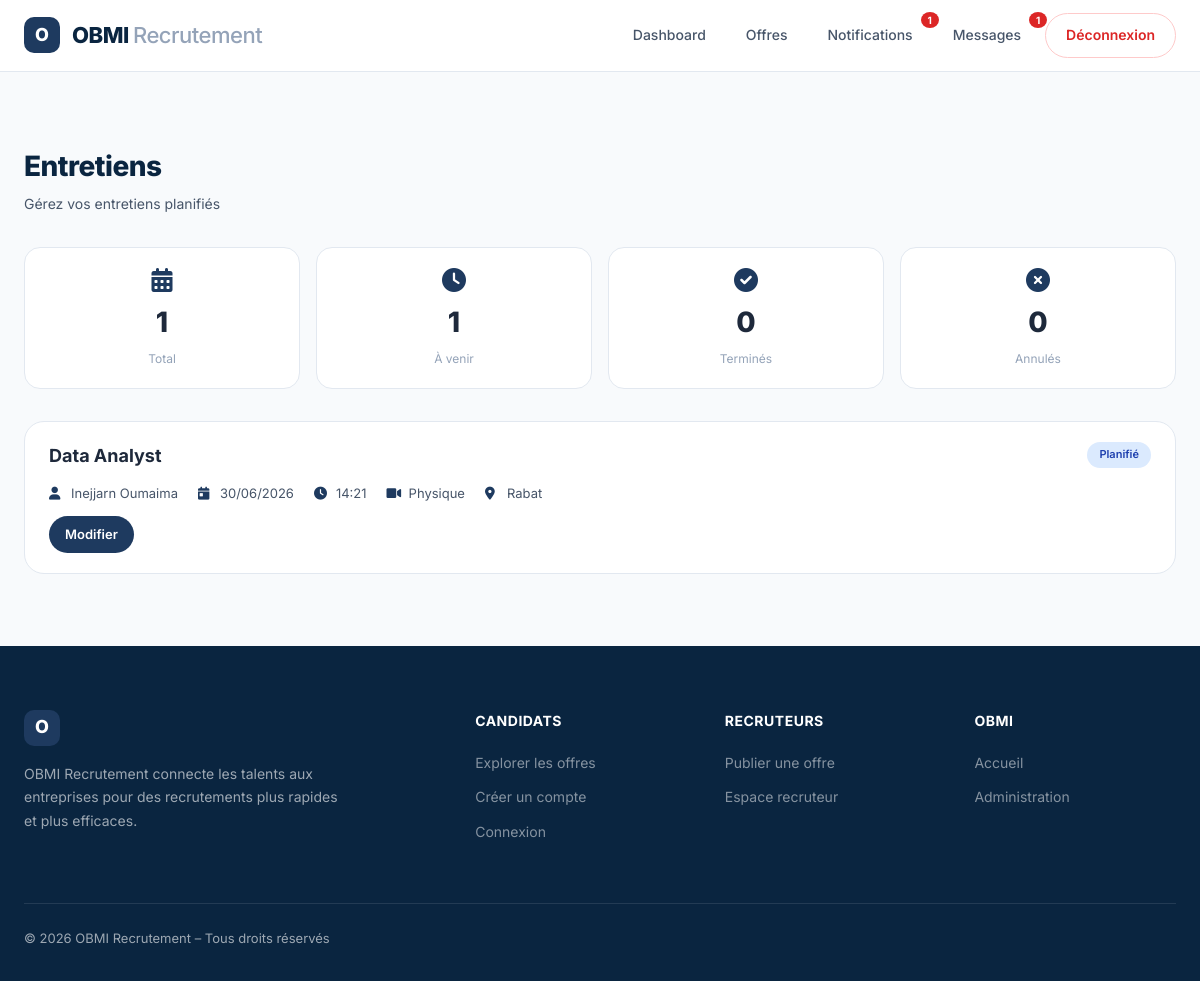
/entretiens/ (signed in), run on the app's committed database.
### candidature/models.py (models this page shows, shortened)
class Entretien(models.Model):
    TYPE_CHOICES = [
        ('physique', 'Physique'),
        ('visio', 'Visio'),
        ('telephone', 'Téléphone'),
    ]
    STATUT_CHOICES = [
        ('planifie', 'Planifié'),
        ('modifie', 'Modifié'),
        ('annule', 'Annulé'),
    ]
    date = models.DateField()
    heure = models.CharField(max_length=10)
    lieu = models.CharField(max_length=200)
    type = models.CharField(max_length=20, choices=TYPE_CHOICES)
    statut = models.CharField(max_length=20, choices=STATUT_CHOICES, default='planifie')
    notes = models.TextField(blank=True)
    candidature = models.OneToOneField(Candidature, on_delete=models.CASCADE, related_name='entretien')

class Candidature(models.Model):
    candidat = models.ForeignKey(Candidat, on_delete=models.CASCADE, related_name='candidatures')
    offre = models.ForeignKey(Offre, on_delete=models.CASCADE, related_name='candidatures')
    datePostulation = models.DateTimeField(auto_now_add=True)
    statut = models.ForeignKey(StatutCandidature, on_delete=models.SET_NULL, null=True)
    note_evaluation = models.IntegerField(null=True, blank=True)      # ← 1-5 étoiles
    commentaire_recruteur = models.TextField(blank=True, null=True)
    lettre_motivation = models.TextField(blank=True, null=True)

class Offre(models.Model):
    CONTRAT_CHOICES = [
        ('CDI', 'CDI'),
        ('CDD', 'CDD'),
        ('Stage', 'Stage'),
        ('Alternance', 'Alternance'),
    ]
    titre = models.CharField(max_length=200)
    description = models.TextField()
    lieu = models.CharField(max_length=100)
    type_contrat = models.CharField(max_length=20, choices=CONTRAT_CHOICES, default='CDI')
    datePublication = models.DateTimeField(auto_now_add=True)
    date_expiration = models.DateField(null=True, blank=True)
    recruteur = models.ForeignKey(Recruteur, on_delete=models.CASCADE, related_name='offres')

class Candidat(models.Model):
    utilisateur = models.OneToOneField(Utilisateur, on_delete=models.CASCADE, related_name='candidat_profil')
    cv = models.FileField(upload_to='cv/', blank=True, null=True)
    profil = models.TextField(blank=True)
    telephone = models.CharField(max_length=20, blank=True)
    date_naissance = models.DateField(null=True, blank=True)    # ← AJOUTE
    ville = models.CharField(max_length=100, blank=True)

class Utilisateur(AbstractUser):
    ROLE_CHOICES = [
        ('candidat', 'Candidat'),
        ('recruteur', 'Recruteur'),
        ('admin', 'Administrateur'),
    ]
    nom = models.CharField(max_length=100)
    prenom = models.CharField(max_length=100)
    email = models.EmailField(unique=True)
    motDePasse = models.CharField(max_length=128)
    dateCreation = models.DateTimeField(auto_now_add=True)
    statut = models.CharField(max_length=50, default='actif')
    role = models.CharField(max_length=20, choices=ROLE_CHOICES, default='candidat')
    photo = models.ImageField(upload_to='photos/', blank=True, null=True)

### candidature/views.py (the view)
# urls.py: path('entretiens/', views.entretiens, name='entretiens'),
@login_required
def entretiens(request):
    user = request.user
    if user.role == 'candidat':
        try:
            candidat = Candidat.objects.get(utilisateur=user)
            entretiens_list = Entretien.objects.filter(
                candidature__candidat=candidat
            ).order_by('date', 'heure')
        except Candidat.DoesNotExist:
            entretiens_list = []
    elif user.role == 'recruteur':
        try:
            recruteur = Recruteur.objects.get(utilisateur=user)
            entretiens_list = Entretien.objects.filter(
                candidature__offre__recruteur=recruteur
            ).order_by('date', 'heure')
        except Recruteur.DoesNotExist:
            entretiens_list = []
    else:
        entretiens_list = []
    now = date.today()
    upcoming_count = entretiens_list.filter(date__gte=now, statut__in=['planifie', 'modifie']).count()
    done_count = entretiens_list.filter(date__lt=now, statut__in=['planifie', 'modifie']).count()
    cancelled_count = entretiens_list.filter(statut='annule').count()
    context = {
        'entretiens': entretiens_list,
        'user': user,
        'upcoming_count': upcoming_count,
        'done_count': done_count,
        'cancelled_count': cancelled_count,
    }
    return render(request, 'candidature/entretiens.html', context)

### candidature/context_processors.py (called while the page is built)
def notifications_context(request):
    if request.user.is_authenticated:
        return {
            'unread_messages': Message.objects.filter(destinataire=request.user, lu=False).count(),
            'unread_notifications': Notification.objects.filter(utilisateur=request.user, lu=False).count(),
        }
    return {'unread_messages': 0, 'unread_notifications': 0}

### candidature/templates/candidature/entretiens.html (shortened to what this page needs)
{% extends 'candidature/base.html' %}
{% block content %}
<div class="page-content">
    <div class="container-wide">
        <div class="page-header">
            <div>
                <h1>Entretiens</h1>
                <p>{% if user.role == 'candidat' %}Mes entretiens{% else %}Gérez vos entretiens planifiés{% endif %}</p>
            </div>
        </div>
        <div class="stats-grid">
            <div class="stat-card"><i class="fas fa-calendar-alt"></i><div class="number">{{ entretiens|length }}</div><div class="label">Total</div></div>
            <div class="stat-card"><i class="fas fa-clock"></i><div class="number">{{ upcoming_count }}</div><div class="label">À venir</div></div>
            <div class="stat-card"><i class="fas fa-check-circle"></i><div class="number">{{ done_count }}</div><div class="label">Terminés</div></div>
            <div class="stat-card"><i class="fas fa-times-circle"></i><div class="number">{{ cancelled_count }}</div><div class="label">Annulés</div></div>
        </div>
        <div class="entretiens-card">
            {% if entretiens %}
                {% for e in entretiens %}
                <div class="entretien-item">
                    <div class="entretien-header">
                        <h3>{{ e.candidature.offre.titre }}</h3>
                        <span class="badge badge-{{ e.statut }}">{{ e.get_statut_display }}</span>
                    </div>
                    <div class="entretien-meta">
                        {% if user.role == 'candidat' %}
                        <span><i class="fas fa-building"></i> {{ e.candidature.offre.recruteur.utilisateur.prenom }} {{ e.candidature.offre.recruteur.utilisateur.nom }}</span>
                        {% else %}
                        <span><i class="fas fa-user"></i> {{ e.candidature.candidat.utilisateur.prenom }} {{ e.candidature.candidat.utilisateur.nom }}</span>
                        {% endif %}
                        <span><i class="fas fa-calendar-day"></i> {{ e.date|date:"d/m/Y" }}</span>
                        <span><i class="fas fa-clock"></i> {{ e.heure }}</span>
                        <span><i class="fas fa-video"></i> {{ e.get_type_display }}</span>
                        {% if e.lieu %}<span><i class="fas fa-map-marker-alt"></i> {{ e.lieu }}</span>{% endif %}
                    </div>
                    {% if user.role == 'recruteur' %}
                    <div class="entretien-actions">
                        <a href="{% url 'modifier_entretien' e.id %}" class="btn btn-sm btn-primary">Modifier</a>
                    </div>
                    {% endif %}
                </div>
                {% endfor %}
            {% else %}
                <div class="empty-state">
                    <i class="fas fa-calendar-times"></i>
                    <p>Aucun entretien planifié pour le moment.</p>
                </div>
            {% endif %}
        </div>
    </div>
</div>
{% endblock %}

### candidature/templates/candidature/base.html (style rules this page uses)
* { margin: 0; padding: 0; box-sizing: border-box; scroll-behavior: smooth; }
:root { --navy: #0A2540; --primary: #1E3A5F; --blue: #2C5F8A; --light-blue: #E8F0FE; --accent: #2563EB; --surface: #FFFFFF; --bg: #F8FAFC; --text: #1E293B; --text-secondary: #475569; --text-muted: #94A3B8; --border: #E2E8F0; --radius: 16px; --shadow: 0 1px 3px rgba(0,0,0,0.06), 0 1px 2px rgba(0,0,0,0.04); --shadow-lg: 0 10px 25px rgba(0,0,0,0.08); }
body { font-family: 'Inter', sans-serif; background: var(--bg); color: var(--text); line-height: 1.6; }
.container-wide { max-width: 1400px; }
a { color: var(--accent); text-decoration: none; }
.page-content { padding: 40px 0; }
.btn { display: inline-flex; align-items: center; gap: 8px; padding: 12px 24px; border-radius: 40px; font-weight: 600; font-size: 14px; border: none; cursor: pointer; font-family: inherit; transition: all 0.2s; text-decoration: none; }
.btn-primary { background: var(--primary); color: white; }
.btn-sm { padding: 8px 16px; font-size: 13px; }
.badge { display: inline-flex; align-items: center; padding: 4px 12px; border-radius: 30px; font-size: 11px; font-weight: 600; }

### candidature/templates/candidature/entretiens.html (style rules this page uses)
.container-wide { max-width: 1200px; margin: 0 auto; padding: 32px 24px; }
.page-header { display: flex; justify-content: space-between; align-items: center; flex-wrap: wrap; gap: 20px; margin-bottom: 32px; }
.page-header h1 { font-size: 28px; font-weight: 800; color: var(--navy); letter-spacing: -0.5px; }
.page-header p { color: var(--text-secondary); font-size: 14px; margin-top: 4px; }
.stats-grid { display: grid; grid-template-columns: repeat(4, 1fr); gap: 16px; margin-bottom: 32px; }
.stat-card { background: var(--surface); border-radius: 16px; padding: 20px; border: 1px solid var(--border); text-align: center; }
.stat-card i { font-size: 24px; color: var(--primary); margin-bottom: 8px; }
.stat-card .number { font-size: 28px; font-weight: 800; color: var(--text); }
.stat-card .label { font-size: 12px; color: var(--text-muted); margin-top: 4px; }
.entretiens-card { background: var(--surface); border-radius: 20px; border: 1px solid var(--border); overflow: hidden; }
.entretien-item { padding: 20px 24px; border-bottom: 1px solid var(--border); transition: 0.2s; }
.entretien-item:last-child { border-bottom: none; }
.entretien-header { display: flex; justify-content: space-between; align-items: flex-start; flex-wrap: wrap; gap: 12px; margin-bottom: 12px; }
.entretien-header h3 { font-size: 18px; font-weight: 700; color: var(--text); }
.entretien-meta { display: flex; gap: 20px; flex-wrap: wrap; font-size: 13px; color: var(--text-secondary); }
.entretien-meta span { display: flex; align-items: center; gap: 6px; }
.entretien-meta i { color: var(--primary); width: 16px; }
.entretien-actions { margin-top: 12px; display: flex; gap: 8px; flex-wrap: wrap; }
.badge-planifie { background: #DBEAFE; color: #1E40AF; }

### data on the page
Entretien: candidature.offre.titre "Data Analyst", statut "Planifié", candidature.candidat.utilisateur.prenom "Inejjarn", candidature.candidat.utilisateur.nom "Oumaima", date "30/06/2026", heure "14:21", type "Physique", lieu "Rabat"

### other printed values
{{ unread_notifications }} "1"
{{ unread_messages }} "1"
{{ entretiens|length }} "1"
{{ upcoming_count }} "1"
{{ done_count }} "0"
{{ cancelled_count }} "0"
